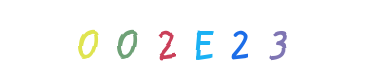
#> input picture test/002e23-0.png, 380 x 80 px, given in place of k070g5pe-0.png, which was not available
$ jupyter execute --allow-errors preprocessing.ipynb   (text cells are left out)
#> lines starting #> are read from the running program, lines starting #| are printed output that depends on the picture; after the words box and inside, x2 and y2 are one past the last pixel; in counts of white or black regions, pixels touching at a corner belong together; pictures that were not available may be replaced by others from this repository, and a replacement may not be noted
[cell 1]
import cv2
import numpy as np
import os

[cell 2]
# To remove the lines going across the characters

def remove_isolated_black_pixels(image):
    # Convert the image to grayscale if it's not already
    if len(image.shape) == 3:
        gray = cv2.cvtColor(image, cv2.COLOR_BGR2GRAY)
    else:
        gray = image.copy()

    # Create a mask for black pixels
    black_pixels = (gray == 0)

    # Create a mask for non-black pixels
    non_black_pixels = (gray > 0)

    # Dilate the non-black pixels to include neighboring pixels
    kernel = np.ones((1, 1), np.uint8)  # 3x3 kernel for 8-neighborhood
    dilated_non_black = cv2.dilate(non_black_pixels.astype(np.uint8), kernel, iterations=1)

    # Keep black pixels only if they are adjacent to non-black pixels or if theyre the colored pixels
    preserved = black_pixels & (dilated_non_black > 0) | non_black_pixels

    # Create the output image
    result = image.copy()
    if len(image.shape) == 3:  # Color image
        result[~preserved] = [255, 255, 255]  # Set non-preserved black pixels to white
    else:  # Grayscale image
        result[~preserved] = 255  # Set non-preserved black pixels to white

    return result

# Load the image
image = cv2.imread('main/k070g5pe-0.png')
#> image is the input picture: shape (80, 380, 3); mean B, G, R 250.6, 250.3, 249
# image = cv2.imread('main/g0hp-0.png')

# Remove isolated black pixels
result = remove_isolated_black_pixels(image)
#> in remove_isolated_black_pixels, `black_pixels = (gray == 0)`: black_pixels: shape (80, 380) bool; every value is 0
#> in remove_isolated_black_pixels, `non_black_pixels = (gray > 0)`: non_black_pixels: shape (80, 380) bool; every value is 1

# [6 lines of commented-out code are left out]

[cell 3]
# Attempt to separate character by color
# Not successful as the color of the center and edges vary, making it hard to separate without knowing exact number of characters.

def separate_colors(image):
    # Reshape the image to a 2D array of pixels
    pixels = image.reshape(-1, 3)
    print(pixels.shape)

    # Find unique colors
    unique_colors = np.unique(pixels, axis=0)
    print(unique_colors.shape)

    # Create a list to store the color-separated images
    color_layers = []

    for color in unique_colors:
        # Create a mask for the current color
        mask = cv2.inRange(image, color, color)

        # Create a blank image (white background)
        layer = np.full_like(image, 255)

        # Apply the mask to retain only the current color
        layer[mask != 0] = image[mask != 0]

        # Add the layer to the list
        color_layers.append((color, layer))

    return color_layers

# Load the image
image = cv2.imread('output_image.png')
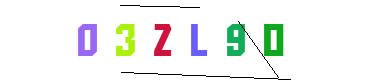
#> input picture test/03zl9o-0.png, 380 x 80 px, given in place of output_image.png, which was not available
#> image is the input picture: shape (80, 380, 3); mean B, G, R 240.7, 243.1, 240.4

# Separate colors
color_layers = separate_colors(image)
#| (30400, 3)
#> in separate_colors, `unique_colors = np.unique(pixels, axis=0)`: unique_colors = 150 rows, first 8: [0, 0, 0], [13, 241, 171], [14, 241, 171], [16, 241, 172], [29, 166, 16], [31, 242, 177], [35, 242, 179], [36, 242, 179]
#| (150, 3)
#> the loop in separate_colors, `for color in unique_colors:` made 150 passes
#> color on passes 1 to 12: [0, 0, 0], [13, 241, 171], [14, 241, 171], [16, 241, 172], [29, 166, 16], [31, 242, 177], [35, 242, 179], [36, 242, 179], [37, 242, 179], [38, 242, 180], [39, 242, 180], [46, 243, 183]
#> pass 1, in separate_colors, `mask = cv2.inRange(image, color, color)`:
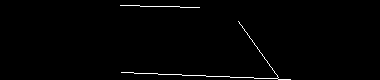
#> mask: shape (80, 380); 1% white in thin lines or dots, all inside (x1, y1, x2, y2) = (120, 5, 291, 80)
#> after the loop in separate_colors, `for color in unique_colors:`: layer: shape (80, 380, 3); every value is 255
#> after the loop in separate_colors, `for color in unique_colors:`: color_layers = 150 items
#> color_layers = 150 items

# [7 lines of commented-out code are left out]

[cell 4]
def preprocess_image(image):
    # Convert to grayscale
    gray = cv2.cvtColor(image, cv2.COLOR_BGR2GRAY)

    # Remove the white background
    _, filtered = cv2.threshold(gray, 254, 255, cv2.THRESH_BINARY_INV)

    return filtered

def find_character_bounding_boxes(filtered):
    # Find connected components
    num_labels, labels, stats, centroids = cv2.connectedComponentsWithStats(filtered, connectivity=8)

    bounding_boxes = []
    for i in range(1, num_labels):  # Skip the background (label 0)
        x, y, w, h, area = stats[i]
        bounding_boxes.append((x, y, w, h))

    return bounding_boxes


# Sort bounding boxes from left to right
def sort_bounding_boxes(bounding_boxes):
    return sorted(bounding_boxes, key=lambda box: box[0])

def find_dominant_color(image, mask):
    x, y, w, h = mask
    image = image[y:y+h, x:x+w]

    pixels = image.reshape(-1, 3).astype(np.uint16)

    # Remove white pixels to not interfere with the dominant color
    pixels = pixels[~np.all(pixels >254, axis=1)]

    # Compute the color histogram
    hist = np.bincount(pixels[:, 0] * 256 * 256 + pixels[:, 1] * 256 + pixels[:, 2], minlength=256 * 256 * 256)

    # Find the most frequent color
    dominant_color_index = np.argmax(hist)
    dominant_color = (
        (dominant_color_index // (256 * 256)) % 256,  # Red
        (dominant_color_index // 256) % 256,          # Green
        dominant_color_index % 256                    # Blue
    )

    return dominant_color


def merge_bounding_boxes(bounding_boxes, image):

    boxes = [bounding_boxes[0]]

    for i in range (1, len(bounding_boxes)):
        x, y, w, h = bounding_boxes[i]
        prev_x, prev_y, prev_w, prev_h = boxes[-1]

        # If the color of the segments are the same, likely is part of the same character
        if find_dominant_color(image, bounding_boxes[i]) == find_dominant_color(image, boxes[-1]):
            new_x = min(x, prev_x)
            new_y = min(y, prev_y)
            new_w = max(x + w, prev_x + prev_w) - new_x
            new_h = max(y + h, prev_y + prev_h) - new_y
            boxes[-1] = (new_x, new_y, new_w, new_h)
        else:
            boxes.append((x, y, w, h))

    return boxes

# Remove oulier bounding boxes which may be too small to contain any characters
def remove_noise(bounding_boxes):
    threshold = 2

    boxes = bounding_boxes.copy()

    areas = []
    for box in boxes:
        x, y, w, h = box

        # Remove boxes which are too small to contain any characters
        if w < 5 or h < 5:
            bounding_boxes.remove(box)
        else:
            areas.append(w * h)


    # [11 lines of commented-out code are left out]

    return bounding_boxes

def separate_connected_characters(bounding_boxes):
    ratio_threshold = 1.5

    boxes = bounding_boxes.copy()

    for box in boxes:
        x, y, w, h = box

        # TODO: Could be improved to check for color when spliting
        # Check if the width is larger than the height by a certain ratio
        if w > ratio_threshold * h:
            # Separate the characters by cutting in half
            bounding_boxes.remove(box)
            bounding_boxes.append((x, y, w // 2, h))
            bounding_boxes.append((x + w // 2, y, w // 2, h))

    return bounding_boxes


def extract_characters(image, bounding_boxes):
    characters = []
    for (x, y, w, h) in bounding_boxes:
        char = image[y:y+h, x:x+w]
        characters.append(char)
    return characters

def save_characters(characters, output_dir="output_characters"):
    os.makedirs(output_dir, exist_ok=True)
    for i, char in enumerate(characters):
        cv2.imwrite(os.path.join(output_dir, f"char_{i}.png"), char)

image = cv2.imread('output_image.png')

# Preprocess the image
filtered = preprocess_image(image)
#> in preprocess_image, `gray = cv2.cvtColor(image, cv2.COLOR_BGR2GRAY)`:
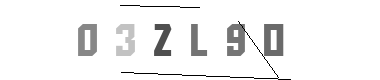
#> gray: shape (80, 380); min 0, max 255, mean 242
#> in preprocess_image, `_, filtered = cv2.threshold(gray, 254, 255, cv2.THRESH_BINARY_INV)`: filtered: shape (80, 380); 9.6% white; 6 white regions, box (x1, y1, x2, y2) and area: (121, 21, 291, 80) 1245, (78, 24, 97, 56) 496, (116, 24, 135, 56) 433, (154, 24, 172, 56) 387, (191, 24, 208, 56) 284, (120, 5, 200, 8) 80

# Find character bounding boxes
bounding_boxes = find_character_bounding_boxes(filtered)
#> in find_character_bounding_boxes, `num_labels, labels, stats, centroids = cv2.connectedComponentsWithStat..`:
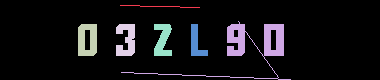
#> labels: shape (80, 380) int32; 7 distinct labels, from 0 to 6; one colour per label, 0 black
#> in find_character_bounding_boxes, `num_labels, labels, stats, centroids = cv2.connectedComponentsWithStat..`: num_labels = 7; stats = [[0, 0, 380, 80, 27475], [120, 5, 80, 3, 80], [121, 21, 170, 59, 1245], [78, 24, 19, 32, 496], [116, 24, 19, 32, 433], [154, 24, 18, 32, 387], [191, 24, 17, 32, 284]]; centroids = [[190.1, 39.32], [159.5, 6], [249, 44.87], [87, 39.5], [126, 39.6], [162.3, 39.71], [195.8, 42.25]]
#> the loop in find_character_bounding_boxes, `for i in range(1, num_labels):` made 6 passes
#> after the loop in find_character_bounding_boxes, `for i in range(1, num_labels):`: bounding_boxes = [(120, 5, 80, 3), (121, 21, 170, 59), (78, 24, 19, 32), (116, 24, 19, 32), (154, 24, 18, 32), (191, 24, 17, 32)]

# Sort bounding boxes from left to right
bounding_boxes = sort_bounding_boxes(bounding_boxes)
#> bounding_boxes = [(78, 24, 19, 32), (116, 24, 19, 32), (120, 5, 80, 3), (121, 21, 170, 59), (154, 24, 18, 32), (191, 24, 17, 32)]

# Merge bounding boxes with the same color
bounding_boxes = merge_bounding_boxes(bounding_boxes, image)
#> in merge_bounding_boxes, `boxes = [bounding_boxes[0]]`: boxes = [(78, 24, 19, 32)]
#> the loop in merge_bounding_boxes, `for i in range (1, len(bounding_boxes)):` made 5 passes
#> (prev_x, prev_y, prev_w, prev_h) on passes 1 to 5: (78, 24, 19, 32), (116, 24, 19, 32), (120, 5, 80, 3), (121, 21, 170, 59), (154, 24, 18, 32)
#> after the loop in merge_bounding_boxes, `for i in range (1, len(bounding_boxes)):`: boxes has the same summary as bounding_boxes outside merge_bounding_boxes

# TODO: Filter boxes which are small, likely noise
bounding_boxes  = remove_noise(bounding_boxes)
#> in remove_noise, `boxes = bounding_boxes.copy()`: boxes has the same summary as bounding_boxes outside remove_noise
#> the loop in remove_noise, `for box in boxes:` made 6 passes
#> after the loop in remove_noise, `for box in boxes:`: areas = [608, 608, 10030, 576, 544]; bounding_boxes = [(78, 24, 19, 32), (116, 24, 19, 32), (121, 21, 170, 59), (154, 24, 18, 32), (191, 24, 17, 32)]

# TODO: Separate characters which may be connected together (width larger than height by a certain ratio)
bounding_boxes = separate_connected_characters(bounding_boxes)
#> in separate_connected_characters, `boxes = bounding_boxes.copy()`: boxes has the same summary as bounding_boxes in remove_noise
#> the loop in separate_connected_characters, `for box in boxes:` made 5 passes
#> after the loop in separate_connected_characters, `for box in boxes:`: bounding_boxes = [(78, 24, 19, 32), (116, 24, 19, 32), (154, 24, 18, 32), (191, 24, 17, 32), (121, 21, 85, 59), (206, 21, 85, 59)]

# Extract characters
characters = extract_characters(filtered, bounding_boxes)
#> the loop in extract_characters, `for (x, y, w, h) in bounding_boxes:` made 6 passes
#> after the loop in extract_characters, `for (x, y, w, h) in bounding_boxes:`: characters = 6 items
#> characters = 6 items

# Save characters as separate images
save_characters(characters)
#> the loop in save_characters, `for i, char in enumerate(characters):` made 6 passes

# Display the result with bounding boxes
output = image.copy()
for (x, y, w, h) in bounding_boxes:
    cv2.rectangle(output, (x, y), (x + w, y + h), (0, 255, 0), 2)
#> this loop made 6 passes
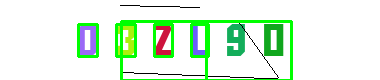
#> output: shape (80, 380, 3); 7.63% of pixels changed, all inside (x1, y1, x2, y2) = (77, 20, 293, 80)

# cv2.imshow('Result', output)
# cv2.waitKey(0)
# cv2.destroyAllWindows()

[cell 5]
failed = []


def process_image(filename):
    image = cv2.imread(filename)

    clean_image = remove_isolated_black_pixels(image)

    filtered = preprocess_image(clean_image)

    # Find character bounding boxes
    bounding_boxes = find_character_bounding_boxes(filtered)

    # Sort bounding boxes from left to right
    bounding_boxes = sort_bounding_boxes(bounding_boxes)

    # Merge bounding boxes with the same color
    bounding_boxes = merge_bounding_boxes(bounding_boxes, image)

    # TODO: Filter boxes which are small, likely noise
    bounding_boxes  = remove_noise(bounding_boxes)

    print(len(bounding_boxes))


    # [8 lines of commented-out code are left out]

    filename = filename.split('-')[0].split('/')[1]
    characters_num = len(filename)


    if characters_num == len(bounding_boxes):
        characters = extract_characters(filtered, bounding_boxes)
        save_characters(characters, filename, 'train_extracted')
        print('success')
    else:
        print('failed')
        failed.append(filename)


def save_characters(characters, filename, output_dir="output_characters"):
    name = filename.split('-')[0]
    chars = list(name)

    os.makedirs(output_dir, exist_ok=True)
    for i, char in enumerate(characters):
        cv2.imwrite(os.path.join(output_dir, f"{chars[i]}-{name} [{i}].png"), char)


file_path = 'train'


for i, filename in enumerate(os.listdir(file_path)):
    process_image(file_path+'/'+filename)
#> in preprocess_image (call 2), `_, filtered = cv2.threshold(gray, 254, 255, cv2.THRESH_BINARY_INV)`: filtered: shape (80, 380); 5.7% white; 6 white regions, box (x1, y1, x2, y2) and area: (78, 29, 99, 59) 322, (117, 29, 138, 59) 322, (195, 30, 214, 60) 300, (158, 30, 176, 61) 261, (231, 30, 248, 60) 261, (269, 30, 287, 61) 253
#> in find_character_bounding_boxes (call 2), `num_labels, labels, stats, centroids = cv2.connectedComponentsWithStat..`:
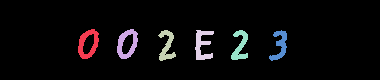
#> labels: shape (80, 380) int32; 7 distinct labels, from 0 to 6; one colour per label, 0 black
#> in find_character_bounding_boxes (call 2), `num_labels, labels, stats, centroids = cv2.connectedComponentsWithStat..`: stats = [[0, 0, 380, 80, 28681], [78, 29, 21, 30, 322], [117, 29, 21, 30, 322], [158, 30, 18, 31, 261], [195, 30, 19, 30, 300], [231, 30, 17, 30, 261], [269, 30, 18, 31, 253]]; centroids = [[190.2, 39.2], [87.7, 43.4], [126.7, 43.4], [166.4, 45.66], [202.2, 44.61], [239.8, 45.67], [279.6, 44.77]]
#> the loop in find_character_bounding_boxes (call 2), `for i in range(1, num_labels):` made 6 passes
#> after the loop in find_character_bounding_boxes (call 2), `for i in range(1, num_labels):`: bounding_boxes = [(78, 29, 21, 30), (117, 29, 21, 30), (158, 30, 18, 31), (195, 30, 19, 30), (231, 30, 17, 30), (269, 30, 18, 31)]
#> the loop in merge_bounding_boxes (call 2), `for i in range (1, len(bounding_boxes)):` made 5 passes
#> (prev_x, prev_y, prev_w, prev_h) on passes 1 to 5: (78, 29, 21, 30), (117, 29, 21, 30), (158, 30, 18, 31), (195, 30, 19, 30), (231, 30, 17, 30)
#> pass 1, in find_dominant_color (call 11), `image = image[y:y+h, x:x+w]`:
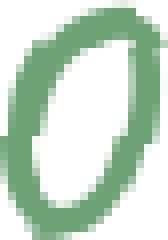
#> image: shape (30, 21, 3) (shown 8 times larger); mean of channels 0, 1, 2 199.9, 217.3, 196.6; drawn as B, G, R
#> pass 1, in find_dominant_color (call 12), `image = image[y:y+h, x:x+w]`:
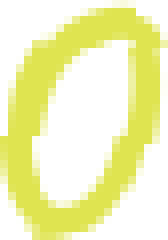
#> image: shape (30, 21, 3) (shown 8 times larger); mean of channels 0, 1, 2 184.1, 244.1, 242; drawn as B, G, R
#> the loop in remove_noise (call 2), `for box in boxes:` made 6 passes
#| 6
#> the loop in extract_characters (call 2), `for (x, y, w, h) in bounding_boxes:` made 6 passes
#> pass 1, in extract_characters (call 2), `char = image[y:y+h, x:x+w]`:
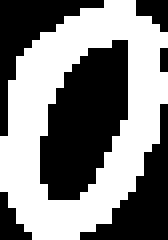
#> char: shape (30, 21) (shown 8 times larger); 51.1% white; 6 black regions (3 under 20 px), largest, box (x1, y1, x2, y2) and area: (5, 5, 16, 25) 149, (10, 13, 21, 30) 69, (0, 0, 13, 17) 63
#> in process_image, `characters = extract_characters(filtered, bounding_boxes)`: characters = 6 items
    print(f'Passed: {[i+1-len(failed)]}, failed: {len(failed)}')

print(failed)

[cell 6]
output_dir = 'failed-test'

os.makedirs(output_dir, exist_ok=True)
for name in failed:
    filename = name+'-0.png'

    print(filename)

    image = cv2.imread('test/'+filename)
    cv2.imwrite(os.path.join(output_dir, filename), image)

[cell 7]
import os
import cv2
import numpy as np
from sklearn.preprocessing import LabelEncoder

def load_images_from_folder(folder_path, target_size, color_mode):
    images = []
    labels = []
    valid_extensions = ['.jpg', '.jpeg', '.JPG', '.JPEG','.png']
    channels = 1 if color_mode == 'grayscale' else 3

    for filename in os.listdir(folder_path):
        if any(filename.endswith(ext) for ext in valid_extensions):
            file_path = os.path.join(folder_path, filename)
            try:
                # Read image
                if color_mode == 'grayscale':
                    image = cv2.imread(file_path, cv2.IMREAD_GRAYSCALE)
                else:
                    image = cv2.imread(file_path)
                    image = cv2.cvtColor(image, cv2.COLOR_BGR2RGB)

                # Resize and normalize
                image = cv2.resize(image, target_size)
                image = image.astype('float32') / 255.0

                # Add channel dimension if grayscale
                if channels == 1:
                    image = np.expand_dims(image, axis=-1)

                # Store image and label
                images.append(image)
                labels.append(os.path.splitext(filename)[0].split('-')[0])

            except Exception as e:
                print(f"Error processing {filename}: {str(e)}")
                continue

    return np.array(images), np.array(labels)

def prepare_fixed_split(train_dir, test_dir, target_size=(28, 28), color_mode='grayscale'):

    # Load training data
    X_train, train_labels = load_images_from_folder(train_dir, target_size, color_mode)

    # Load test data
    X_test, test_labels = load_images_from_folder(test_dir, target_size, color_mode)

    # Combine labels to ensure consistent encoding
    all_labels = np.concatenate([train_labels, test_labels])
    label_encoder = LabelEncoder()
    label_encoder.fit(all_labels)

    # Encode both sets of labels
    y_train = label_encoder.transform(train_labels)
    y_test = label_encoder.transform(test_labels)

    return X_train, X_test, y_train, y_test, label_encoder

if __name__ == "__main__":
    train_dir = "train_extracted"
    test_dir = "test_extracted"
    target_size = (28, 28)
    color_mode = 'grayscale'

    # Load and prepare data
    X_train, X_test, y_train, y_test, label_encoder = prepare_fixed_split(
        train_dir, test_dir, target_size, color_mode
    )
#> call 2 of load_images_from_folder, with folder_path = 'test_extracted', target_size = (28, 28), color_mode = 'grayscale'
#> in load_images_from_folder (call 2), `image = cv2.resize(image, target_size)`:
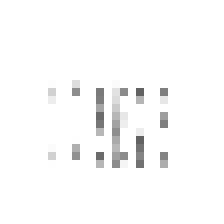
#> image: shape (28, 28) (shown 8 times larger); min 98, max 255, mean 250.1
#> in prepare_fixed_split, `y_test = label_encoder.transform(test_labels)`: y_test = [0]
#> X_train = empty array; y_train = empty array; y_test = [0]

    # Verify shapes and classes
    print(f"Training data shape: {X_train.shape}")
#| Training data shape: (0,)
    print(f"Training labels shape: {y_train.shape}")
#| Training labels shape: (0,)
    print(f"Test data shape: {X_test.shape}")
#| Test data shape: (1, 28, 28, 1)
    print(f"Test labels shape: {y_test.shape}")
#| Test labels shape: (1,)
    print(f"Number of classes: {len(label_encoder.classes_)}")
#| Number of classes: 1
    print(f"Class names: {label_encoder.classes_}")
#| Class names: ['002e23']

[cell 8]
print(f"Training data shape: {X_train.shape}")
#| Training data shape: (0,)
print(f"Training labels shape: {y_train.shape}")
#| Training labels shape: (0,)
print(f"Test data shape: {X_test.shape}")
#| Test data shape: (1, 28, 28, 1)
print(f"Test labels shape: {y_test.shape}")
#| Test labels shape: (1,)
print(f"Number of classes: {len(label_encoder.classes_)}")
#| Number of classes: 1
print(f"Class names: {label_encoder.classes_}")
#| Class names: ['002e23']
